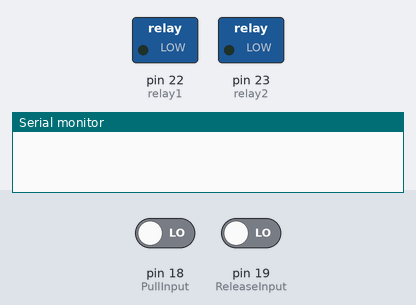
A sketch run on a simulated Arduino Mega 2560, built with avr-gcc and run on an emulated ATmega2560. Parts: switched loads named in the sketch (green lamp = pin HIGH), the last lines printed to the serial monitor. Inputs (shaded band) come from the test bench; at power-on: pin 18 (PullInput) LOW, pin 19 (ReleaseInput) LOW.

Above: at 1.2 s.
1.3 s: pin 18 (PullInput) driven HIGH
At 2.1 s:
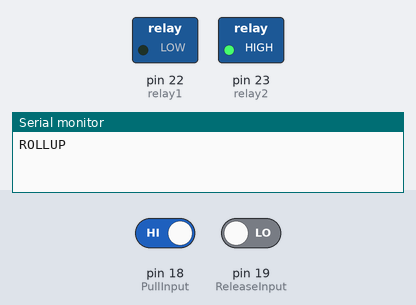
4.3 s: pin 19 (ReleaseInput) driven HIGH
At 4.8 s:
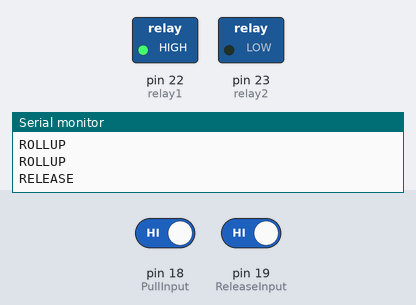
7.3 s: pin 19 (ReleaseInput) driven LOW
At 8.1 s:
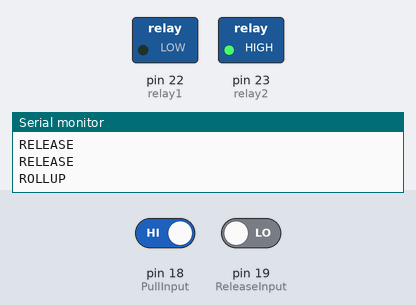
10.3 s: pin 18 (PullInput) driven LOW
At 11.7 s:
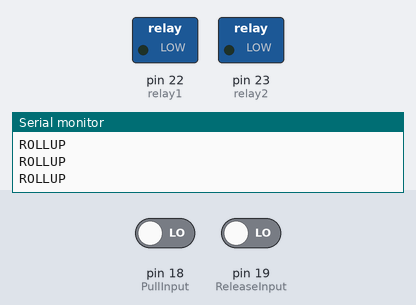
Timing chart, 0 to 12.8 s (numbered marks = the images above; inputs shaded):
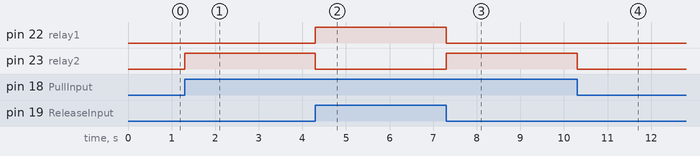

The sketch:

sling-motor-control.ino
```cpp
#define relay1 22
#define relay2 23
#define PullInput 18 //A
#define ReleaseInput 19 //B

void setup() {
  pinMode(ReleaseInput,INPUT);
  pinMode(PullInput,INPUT);
  pinMode(relay1,OUTPUT);
  pinMode(relay2,OUTPUT);
  Serial.begin(9600);
}

void loop() {
  if(digitalRead(ReleaseInput)==HIGH) {
    Serial.println("RELEASE");
    digitalWrite(relay1, HIGH);
    digitalWrite(relay2, LOW);
    delay(1000);
    digitalWrite(relay1, LOW);
  }

  else if(digitalRead(PullInput)==HIGH) {
    Serial.println("ROLLUP");
    digitalWrite(relay1, LOW);
    digitalWrite(relay2, HIGH);
    delay(1000);
    digitalWrite(relay2, LOW);
  }
  digitalWrite(relay1, LOW);
  digitalWrite(relay2, LOW);
}
```

Measured:
- after the input at 1.3 s, pin 23 (relay2): LOW → HIGH at once
- after the input at 4.3 s, pin 22 (relay1): LOW → HIGH at once; pin 23 (relay2): HIGH → LOW at once
- after the input at 7.3 s, pin 22 (relay1): HIGH → LOW at once; pin 23 (relay2): LOW → HIGH at once
- after the input at 10.3 s, pin 23 (relay2): HIGH → LOW at once
